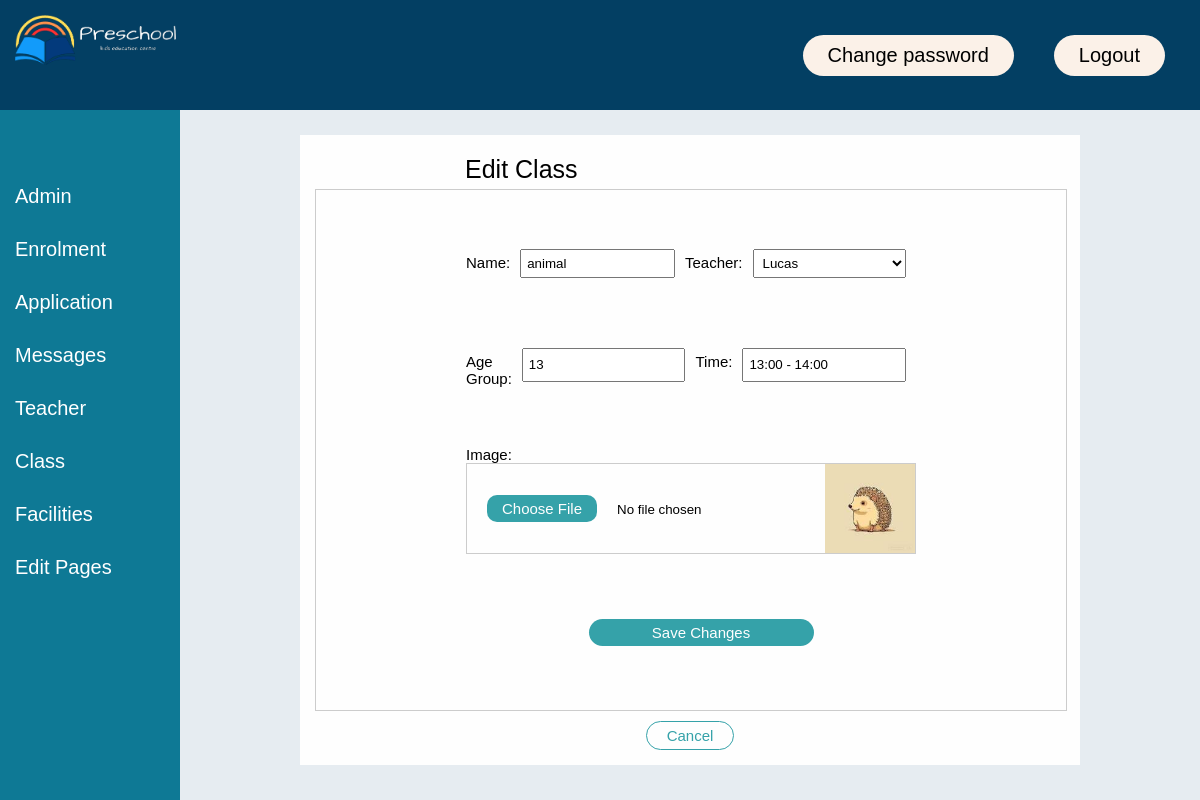
Screenshot of /class/class_edit.php?id=9 (signed in) with the database file from the repository.
### tables this page shows
CREATE TABLE `class` (
  `class_id` int(11) NOT NULL,
  `teacher_id` int(11) DEFAULT NULL,
  `cl_name` varchar(120) DEFAULT NULL,
  `cl_agegroup` varchar(120) DEFAULT NULL,
  `cl_time` varchar(120) DEFAULT NULL,
  `cl_photo` varchar(120) DEFAULT NULL
);

### class/class_edit.php (the view, shortened to what this page needs)
<?php
include("../config.php");
?>
<!DOCTYPE html>
<html lang="en">
  <head>
    <link rel="stylesheet" href="../css/class_admin.css">
    <link rel="stylesheet" href="../css/admin_header.css">
</head>
<body>
    <?php include('../admin_header.php');
    $teacher_id=0;
    $cl_name = "";
    $cl_agegroup="";
    $cl_time = "";
    $cl_photo =" ";
    if(isset($_GET["id"]) && $_GET["id"] != ""){ ;
        $sql = "SELECT * FROM class LEFT JOIN teacher ON class.teacher_id = teacher.teacher_id WHERE class_id=". $_GET["id"];
        $result = mysqli_query($conn, $sql);
        if (mysqli_num_rows($result) > 0) {
            $row = mysqli_fetch_assoc($result);
            $teacher_id = $row["teacher_id"];
            $cl_name = $row["cl_name"];
            $cl_agegroup= $row["cl_agegroup"];
            $cl_time = $row["cl_time"];
            $cl_photo = $row["cl_photo"];
        }
    }
    ?>
    <div class="class_add_div">
        <h1>Edit Class</h1>
        <form action="class_edit_action.php" method="post"  enctype="multipart/form-data">
            <div class="input_row">
                <label for="cl_name">Name:</label>
                <input type="text" id="cl_name" name="cl_name" value="<?php echo $cl_name?>" required>
                <label for="cl_name">Teacher:</label>
                <select name="teacher_id" id="teacher_id">
                <?php
                    $sql =  "SELECT * FROM teacher;";
                    $result = mysqli_query($conn, $sql);
                    $current_id="0";
                    while($row =mysqli_fetch_assoc($result)){
                        if(mysqli_num_rows($result) > 0 && $current_id != $row["teacher_id"]){
                            $current_id=$row["teacher_id"];
                ?>
                    <option value="<?php echo $row["teacher_id"]?>"<?php
                        if($current_id == $teacher_id)
                            echo " selected ";
                    ?>><?php echo $row["tc_name"]?></option>
                <?php
                        }
                    }
                ?>
                </select>
            </div>
            <div class="input_row">
                <label for="cl_agegroup">Age Group:</label>
                <input type="text" id="cl_agegroup" name="cl_agegroup" value="<?php echo $cl_agegroup?>" required >
                <label for="cl_time">Time:</label>
                <input type="text" id="cl_time" name="cl_time" value="<?php echo $cl_time?>" required >
            </div>
            <div>
                <label for="cl_photo">Image:</label>
                <div class="upload_pic_div">
                    <input type="file" id="img_file" name="img_file"  accept=".jpg, .jpeg, .png" onchange="previewImage()">
                    <img src="<?php echo "img/". $cl_photo?>" id="img_preview" alt="Image Preview">
                </div>
            </div>
            <div class="class_add_button">
                <input type="submit" value="Save Changes">
            </div>
        </form>
        <div style="display: flex;  justify-content: center; align-items: center;">
            <a href="class.php" onclick='return confirm("Stop editing class?");'><button>Cancel</button></a>
        </div>
    </div>
</body>
</html>

### css/class_admin.css (style rules this page uses)
.class_add_div { height: 75%; margin:25px; margin-left: 25%; margin-right: 10%; padding:15px; display: flex; justify-content: space-evenly; flex-direction: column; background-color: #fefefe; }
.class_add_div h1 { width: 60%; margin: 5px; margin-left: auto; margin-right: auto; text-align: left; font-size: 25px; font-weight: normal; }
.class_add_div form { margin:0; margin-left: auto; margin-right: auto; padding: 0 20%; height: 100%; width: 60%; display: flex; justify-content: space-evenly; flex-direction: column; border: solid 1px #ccc; font-size: 15px; }
.input_row { width: 100%; margin-top: 5px; display: flex; justify-content: space-between; }
.input_row label, input, select { margin-right: 10px; }
.class_add_div input, select { width: 100%; padding: 5px; margin-bottom: 10px; box-sizing: border-box; }
.class_add_div label { margin-top: 5px; margin-bottom: 5px; }
.class_add_div input[type="file"] { margin-right: 0px; }
.upload_pic_div { display: flex; align-items: center; border: solid 1px #ccc; margin-bottom: 10px; }
.upload_pic_div input { margin-bottom: 0; padding: 10px 20px; }
.upload_pic_div img { width: 20%; }
.class_add_button { display: flex; justify-content: space-evenly; }
.class_add_button input[type="submit"], input[type="reset"] { text-align: center; margin: 0px 20px; margin-bottom: 10px; width: 50%; }
.class_add_div input[type="submit"], input[type="reset"] { margin-right: 0; padding: 5px 20px; align-items: center; text-align: center; background-color: #35a2a9; border: none; border-radius: 50px; font-size: 15px; color: #fefefe; }
.class_add_div button { margin-top: 10px; margin-left: auto; margin-right: auto; padding: 5px 20px; text-align: center; background-color: #fefefe; border: solid 1px #35a2a9; border-radius: 50px; font-size: 15px; color: #35a2a9; }

### css/admin_header.css (style rules this page uses)
html { height: 100%; }
body { font-family: "Montserrat", sans-serif; font-weight: 500; font-size: 20px; text-decoration: none; box-sizing: border-box; height: 100%; margin: 0; padding: 0; background-color: #e6ecf1; }

### rows the page displays
class: cl_name "animal", cl_agegroup "13", cl_time "13:00 - 14:00", cl_photo (picture)

### other values shown
form field teacher_id "Lucas"
